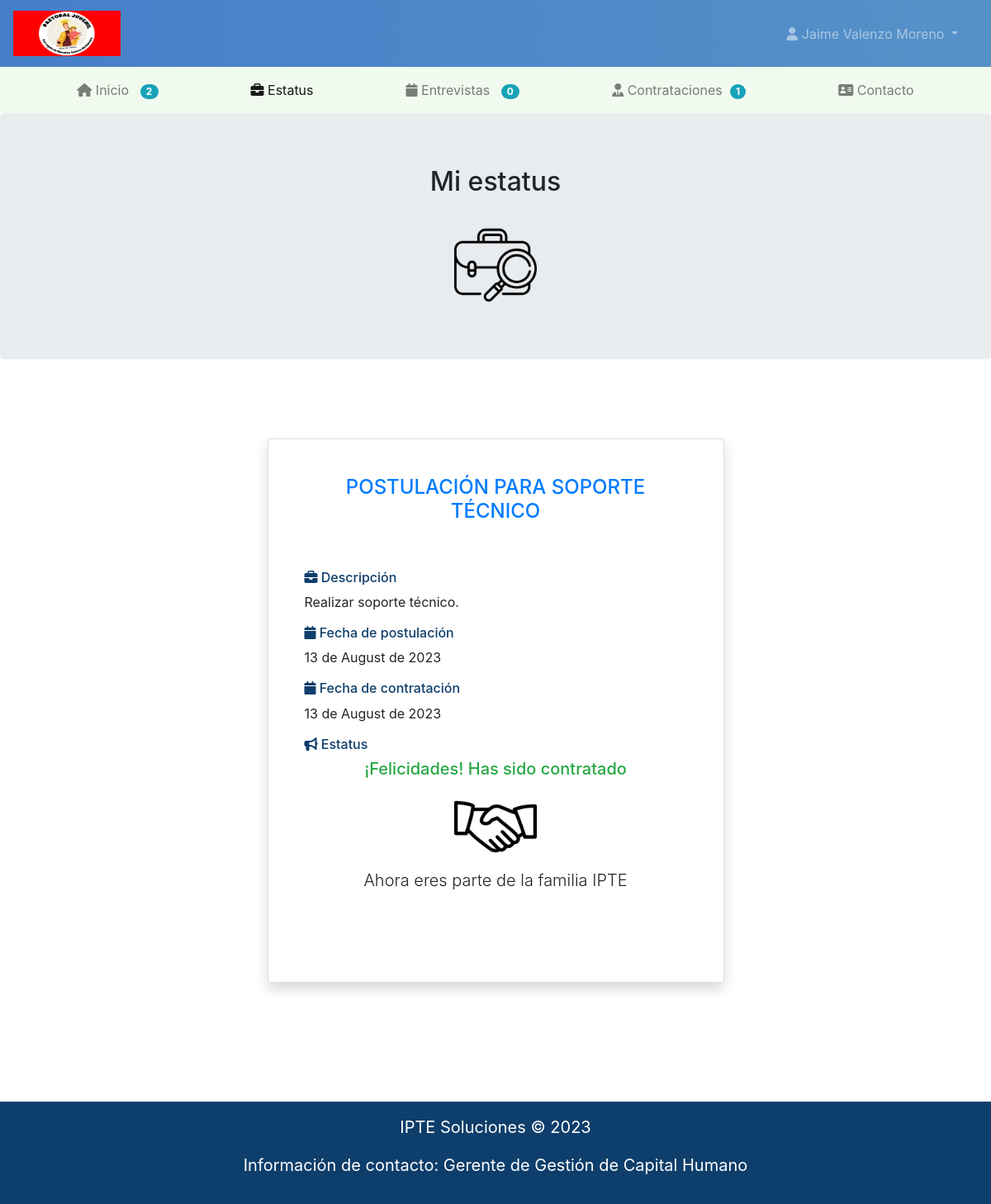
/postulante/estatus.php (signed in), run on the app's committed database.
### tables this page shows
CREATE TABLE `usuarios` (
  `id` int(10) NOT NULL,
  `nombre` varchar(60) NOT NULL,
  `email` varchar(50) NOT NULL,
  `password` varchar(100) NOT NULL,
  `telefono` varchar(15) NOT NULL,
  `edad` int(3) NOT NULL,
  `genero` varchar(10) NOT NULL,
  `direccion` varchar(60) NOT NULL,
  `image` longblob DEFAULT NULL,
  `puesto` varchar(50) DEFAULT NULL,
  `curriculum` varchar(100) DEFAULT NULL,
  `fecha_postulacion` date DEFAULT NULL,
  `estatus` varchar(40) DEFAULT NULL,
  `entrevista` varchar(10) DEFAULT NULL,
  `role` varchar(15) NOT NULL,
  `id_vacante` int(10) DEFAULT NULL,
  `activo` int(2) NOT NULL
);

CREATE TABLE `vacante` (
  `id_vacante` int(11) NOT NULL,
  `puesto_vacante` varchar(100) NOT NULL,
  `descripcion_vacante` varchar(200) NOT NULL,
  `perfil_vacante` varchar(1000) NOT NULL,
  `sueldo_vacante` int(5) NOT NULL,
  `ubicacion_vacante` varchar(80) NOT NULL,
  `modalidad_vacante` varchar(25) NOT NULL,
  `modalidad_entrevista` varchar(20) NOT NULL,
  `comentarios_vacante` varchar(1000) DEFAULT NULL,
  `fecha_vacante` date NOT NULL,
  `activo_vacante` int(2) NOT NULL
);

CREATE TABLE `contratacion` (
  `id` int(10) NOT NULL,
  `puesto` varchar(50) NOT NULL,
  `fecha_contratacion` date NOT NULL,
  `info_empleo` varchar(1000) NOT NULL,
  `acta_nacimiento` varchar(60) DEFAULT NULL,
  `curp` varchar(60) DEFAULT NULL,
  `com_domicilio` varchar(50) DEFAULT NULL,
  `ine` varchar(60) DEFAULT NULL,
  `nss` varchar(60) DEFAULT NULL,
  `fiscal_sat` varchar(60) DEFAULT NULL,
  `titulo` varchar(60) DEFAULT NULL,
  `cedula` varchar(60) DEFAULT NULL,
  `id_postulante` int(10) NOT NULL,
  `id_vacante` int(10) NOT NULL
);

### postulante/estatus.php (the view, shortened to what this page needs)
<?php
  include_once('../config.php');
?>
<!DOCTYPE html>
<html lang="es">
<head>
	<link rel="stylesheet" href="https://cdn.jsdelivr.net/npm/bootstrap@4.6.2/dist/css/bootstrap.min.css">
    <link rel="stylesheet" href="https://cdnjs.cloudflare.com/ajax/libs/font-awesome/6.2.0/css/all.min.css" />
</head>
<body>
  <div class="sticky-top">
  <nav class="navbar sticky-top navbar-expand-lg navbar-dark" id="nav">
    <a class="navbar-brand" href="home.php">
    <img src="../img/logo.png" width="130" height="55" class="d-inline-block align-top" alt="IPTE">
  </a>
    <div class="collapse navbar-collapse" id="navbarSupportedContent">
      <ul class="navbar-nav ml-auto">
         <li class="nav-item dropdown mr-3">
          <a class="nav-link dropdown-toggle" href="#" role="button" data-toggle="dropdown" aria-expanded="false"><i class="fa-solid fa-user"></i> <?php echo ucwords($_SESSION['NAME']); ?>
          </a>
        </li>
      </ul>
    </div>
  </nav>
  <nav class="navbar navbar-expand-lg navbar-light" style="background-color: #f1faee;color:#7CE2FC">
  <div class="collapse navbar-collapse" id="navbarSupportedContent">
    <ul class="navbar-nav ml-auto mr-auto">
      <li class="nav-item ml-5 mr-5">
          <a class="nav-link" href="home.php"><i class="fa-solid fa-house"></i> Inicio
          &nbsp;&nbsp;<span class="badge badge-pill badge-info"><?php
                      $query = "SELECT COUNT(id_vacante) as total FROM vacante WHERE activo_vacante = 1 ";
                            $result = $con -> query($query);
                            $row = $result->fetch_assoc();
                            echo "" . $row['total'] . "";
                        ?></span></a></a>
        </li>
         <li class="nav-item active ml-5 mr-5">
         <a class="nav-link" href="estatus.php"><i class="fa-solid fa-briefcase"></i> <span class="sr-only">(current)</span>Estatus</a>
         </li>
         <li class="nav-item ml-5 mr-5">
         <a class="nav-link" href="entrevistas.php"><i class="fa-solid fa-calendar"></i> Entrevistas
         &nbsp;&nbsp;<span class="badge badge-pill badge-info"><?php
         $id = $_SESSION['ID'];
                      $query = "SELECT COUNT(id_entrevista) as total FROM entrevistas WHERE activo_entrevista = 1 and (estatus_entrevista = 'Pendiente' or estatus_entrevista = 'Pendiente segunda etapa') and id_postulante='$id' ";
                            $result = $con -> query($query);
                            $row = $result->fetch_assoc();
                            echo "" . $row['total'] . "";
                        ?></span></a>
         </li>
         <li class="nav-item ml-5 mr-5">
         <a class="nav-link" href="contrataciones.php"><i class="fa-solid fa-user-tie"></i> Contrataciones&nbsp;&nbsp;<span class="badge badge-pill badge-info"><?php
         $id = $_SESSION['ID'];
                      $query = "SELECT COUNT(id) as total FROM contratacion WHERE id_postulante='$id' ";
                            $result = $con -> query($query);
                            $row = $result->fetch_assoc();
                            echo "" . $row['total'] . "";
                        ?></span></a></a>
         </li>
         <li class="nav-item ml-5 mr-5">
         <a class="nav-link" href="contacto.php"><i class="fa-solid fa-address-card"></i> Contacto</a>
         </li>
    </ul>
  </div>
</nav>
</div>
	<div class="jumbotron">
		<center><h2>Mi estatus</h2></center>
   <br>
   <div class="text-center">
  <img src="img/estatus.png" class="rounded mx-auto d-block" alt="tarjeta" style="width: 100px; height: 100px;"></div>
   </div>
   <div class="jumbotron" style="background-color: #FFF;">
   <div class="row row-cols-1 row-cols-md-2 justify-content-center">
    <?php
    $id = $_SESSION['ID'];
      $sql = "SELECT * FROM usuarios INNER JOIN vacante ON usuarios.id_vacante = vacante.id_vacante WHERE usuarios.estatus IS NOT NULL and usuarios.id = '$id' ";
               $result = $con -> query($sql);
               if($result ->num_rows > 0){
                  while($row = $result ->fetch_assoc()) {
                    ?>
                           <div class='col mb-4'>
                        <div class='card h-100 shadow p-4 mb-5 bg-white rounded'>
                        <div class='card-body'>
                           <h4 class='text-uppercase text-primary'><center>Postulación para <?php echo $row['puesto_vacante'] ?></h3></center>
                           <br>
                           <br>
                           <h6 style="color: #0e3e6b;"><i class="fa-solid fa-briefcase"></i> Descripción</h5>
                           <p><?php echo $row['descripcion_vacante'] ?></p>
                           <h6 style="color: #0e3e6b;"><i class="fa-solid fa-calendar"></i> Fecha de postulación</h6>
                           <p><?php
                           echo strftime("%d de %B de %Y", strtotime($row['fecha_postulacion']));
                           ?></p>
                           <?php if ($row['estatus'] == 'Contratado'){
                            $sql2 = "SELECT * FROM contratacion WHERE id_postulante = '$id'";
                                  $result2 = $con->query($sql2);
                                  $row2 = $result2->fetch_assoc();?>
                                  <h6 style="color: #0e3e6b;"><i class="fa-solid fa-calendar"></i> Fecha de contratación</h6>
                           <p><?php
                           echo strftime("%d de %B de %Y", strtotime($row2['fecha_contratacion']));
                           ?></p>
                           <?php }
                           ?>
                           <h6 style="color: #0e3e6b;"><i class="fa-solid fa-bullhorn"></i> Estatus</h5>
                           <?php
                                if ($row['estatus'] == 'Pendiente'){ ?>
                                  <p>Tu solicitud para la vacante ha sido enviada.
                                  <br>Pronto recibirás una respuesta.</p>
                                  <br>
                                  <div class="container-fluid text-center">
                              <a href="cancelar_postulacion.php?id=<?php echo $row['id'] ?>" class="btn btn-danger" role="button"><i class="fa-solid fa-circle-xmark"></i> Cancelar postulación</a>
                           </div>
                                <?php } else if ($row['estatus'] == 'Segunda etapa'){ ?>
                                  <h5 class="text-danger">Segunda etapa</h5>
                                  <p>Has pasado a la segunda etapa de postulación para la vacante.
                                  <br>Pronto recibirás la asignación para tu segunda entrevista.</p>
                                <?php } else if ($row['estatus'] == 'Contratado'){ ?>
                                  <h5 class="text-success text-center">¡Felicidades! Has sido contratado</h5>
                                  <div class="text-center">
                                    <img src="img/no_contratado.png" class="rounded mx-auto d-block" alt="tarjeta" style="width: 100px; height: 100px;"></div>
                                    <p class="text-center lead">Ahora eres parte de la familia IPTE</p>
                                <?php } else if ($row['estatus'] == 'Solicitud rechazada') { ?>
                                  <h5 class="text-danger text-center">Tu solicitud ha sido rechazada</h5>
                                  <div class="text-center">
                                    <img src="img/no_contratado.png" class="rounded mx-auto d-block" alt="tarjeta" style="width: 100px; height: 100px;"></div>
                                  <p class="text-center lead">¡Agradecemos tu postulación!</p>
                                <?php } else if ($row['estatus'] == 'Entrevista reagendada') {
                                  $sql2 = "SELECT * FROM entrevistas WHERE estatus_entrevista = 'Pendiente' or estatus_entrevista = 'Pendiente segunda etapa' and id_postulante = '$id'";
                                  $result2 = $con->query($sql2);
                                  $row2 = $result2->fetch_assoc(); ?>
                                  <ul class="list-group list-group-flush">
                                    <li class="list-group-item" style="background-color: #C7EAF2">Tu entrevista ha sido reagendada</li>
                                    <li class="list-group-item">Fecha: <?php echo strftime("%d de %B de %Y", strtotime($row2['fecha_entrevista'])); ?></li>
                                    <li class="list-group-item">Hora: <?php echo date('h:i a', strtotime($row2['hora_entrevista'])); ?></li>
                                    <li class="list-group-item">Modalidad: <?php echo $row2['modalidad_entrevista'] ?></li>
                                  <?php if ($row2['modalidad_entrevista'] == 'Presencial'){ ?>
                                    <li class="list-group-item">Dirección: <?php echo $row2['ubicacion_entrevista'] ?></li>
                                  </ul>
                                  <br>
                                  <div class="container-fluid text-center">
                                    <form action="php_action/confirmar_asistencia.php" method="POST">
                                      <input type="hidden" name="id_entrevista" value="<?php echo $row2['id_entrevista']?>"/>
                                      <button type="submit" class="btn btn-success" role="button"><i class="fa-solid fa-circle-check"></i> Confirmar asistencia</button>
                                    </form>
                                  </div>
                                  <?php } else { ?>
                                    <li class="list-group-item">Link de Teams: <a target="_blank" href="<?php echo $row2['link_teams'] ?>"><?php echo $row2['link_teams'] ?></a> </li>
                                  </ul>
                                  <br>
                                  <div class="container-fluid text-center">
                                    <form action="php_action/confirmar_asistencia.php" method="POST">
                                      <input type="hidden" name="id_entrevista" value="<?php echo $row2['id_entrevista']?>"/>
                                      <button type="submit" class="btn btn-success" role="button"><i class="fa-solid fa-circle-check"></i> Confirmar asistencia</button>
                                    </form>
                                  </div>
                                  <?php } ?>
                                <?php } else if ($row['estatus'] == 'Entrevista reagendada segunda etapa') {
                                  $sql2 = "SELECT * FROM entrevistas WHERE estatus_entrevista = 'Pendiente' or estatus_entrevista = 'Pendiente segunda etapa' and id_postulante = '$id'";
                                  $result2 = $con->query($sql2);
                                  $row2 = $result2->fetch_assoc(); ?>
                                  <ul class="list-group list-group-flush">
                                    <li class="list-group-item" style="background-color: #C7EAF2">Tu entrevista ha sido reagendada</li>
                                    <li class="list-group-item">Fecha: <?php echo strftime("%d de %B de %Y", strtotime($row2['fecha_entrevista'])); ?></li>
                                    <li class="list-group-item">Hora: <?php echo date('h:i a', strtotime($row2['hora_entrevista'])); ?></li>
                                    <li class="list-group-item">Modalidad: <?php echo $row2['modalidad_entrevista'] ?></li>
                                  <?php if ($row2['modalidad_entrevista'] == 'Presencial'){ ?>
                                    <li class="list-group-item">Dirección: <?php echo $row2['ubicacion_entrevista'] ?></li>
                                  </ul>
                                  <br>
                                  <div class="container-fluid text-center">
                                    <form action="php_action/confirmar_asistencia.php" method="POST">
                                      <input type="hidden" name="id_entrevista" value="<?php echo $row2['id_entrevista']?>"/>
                                      <button type="submit" class="btn btn-success" role="button"><i class="fa-solid fa-circle-check"></i> Confirmar asistencia</button>
                                    </form>
                                  </div>
                                  <?php } else { ?>
                                    <li class="list-group-item">Link de Teams: <a target="_blank" href="<?php echo $row2['link_teams'] ?>"><?php echo $row2['link_teams'] ?></a> </li>
                                  </ul>
                                  <br>
                                  <div class="container-fluid text-center">
                                    <form action="php_action/confirmar_asistencia.php" method="POST">
                                      <input type="hidden" name="id_entrevista" value="<?php echo $row2['id_entrevista']?>"/>
                                      <button type="submit" class="btn btn-success" role="button"><i class="fa-solid fa-circle-check"></i> Confirmar asistencia</button>
                                    </form>
                                  </div>
                                  <?php }
                                }?>
                           </div>
                           </div>
                           </div>
                         </div>
                        <?php }
                     }
                     ?>
  </div>
   <br>
    <footer class="page-footer font-small" style="background-color: #0E3E6B; ">
      <div class="footer-copyright text-center py-3 text-dark" style="font-size: 20px">
       <p style="color: white;"><a href="https://www.iptesoluciones.com/" style="color: #fff;">IPTE Soluciones &copy; 2023</a></p>
       <p style="color: white;">Información de contacto: <a style="color: white;" href="mailto: ioregon@ipte.com.mx">Gerente de Gestión de Capital Humano</a></p>
      </div>
    </footer>
</body>
</html>

### postulante/estatus.php (style rules this page uses)
#nav { background: #457fca; background: -webkit-linear-gradient(to left, #5691c8, #457fca); background: linear-gradient(to left, #5691c8, #457fca); }

### data on the page
usuarios: id_vacante.puesto_vacante "SOPORTE TÉCNICO", id_vacante.descripcion_vacante "Realizar soporte técnico.", fecha_postulacion "13 de August de 2023", contratacion.fecha_contratacion "13 de August de 2023"

### other printed values
$_SESSION['NAME'] "Jaime Valenzo Moreno"
$row['total'] "2"
$row['total'] "0"
$row['total'] "1"
